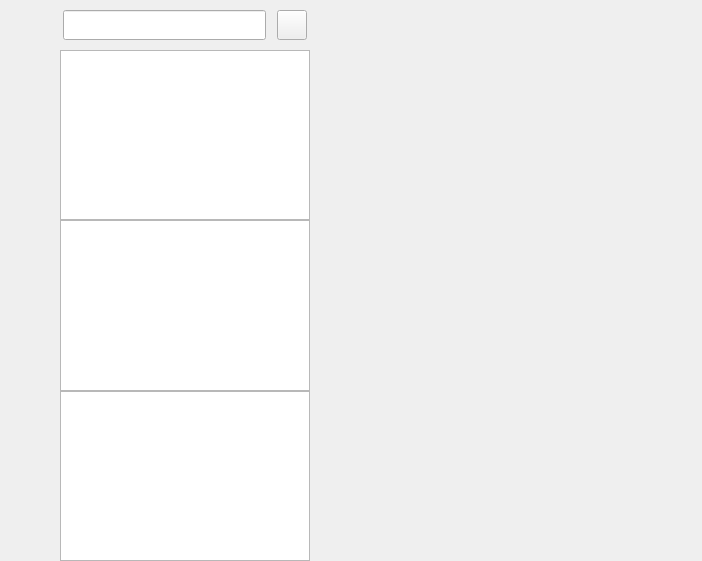
<?xml version="1.0" encoding="UTF-8"?>
<ui version="4.0">
 <class>ChatPageClass</class>
 <widget class="QWidget" name="ChatPageClass">
  <property name="geometry">
   <rect>
    <x>0</x>
    <y>0</y>
    <width>702</width>
    <height>561</height>
   </rect>
  </property>
  <property name="windowTitle">
   <string>ChatPage</string>
  </property>
  <layout class="QHBoxLayout" name="horizontalLayout">
   <property name="spacing">
    <number>0</number>
   </property>
   <property name="leftMargin">
    <number>0</number>
   </property>
   <property name="topMargin">
    <number>0</number>
   </property>
   <property name="rightMargin">
    <number>0</number>
   </property>
   <property name="bottomMargin">
    <number>0</number>
   </property>
   <item>
    <widget class="QWidget" name="side_bar" native="true">
     <property name="sizePolicy">
      <sizepolicy hsizetype="Fixed" vsizetype="Expanding">
       <horstretch>0</horstretch>
       <verstretch>0</verstretch>
      </sizepolicy>
     </property>
     <property name="minimumSize">
      <size>
       <width>60</width>
       <height>0</height>
      </size>
     </property>
     <property name="maximumSize">
      <size>
       <width>60</width>
       <height>16777215</height>
      </size>
     </property>
     <layout class="QVBoxLayout" name="verticalLayout">
      <property name="spacing">
       <number>0</number>
      </property>
      <property name="leftMargin">
       <number>0</number>
      </property>
      <property name="topMargin">
       <number>30</number>
      </property>
      <property name="rightMargin">
       <number>0</number>
      </property>
      <property name="bottomMargin">
       <number>0</number>
      </property>
      <item>
       <widget class="QWidget" name="widget" native="true">
        <layout class="QVBoxLayout" name="verticalLayout_3">
         <property name="spacing">
          <number>20</number>
         </property>
         <property name="leftMargin">
          <number>10</number>
         </property>
         <property name="topMargin">
          <number>0</number>
         </property>
         <property name="rightMargin">
          <number>0</number>
         </property>
         <property name="bottomMargin">
          <number>0</number>
         </property>
         <item>
          <widget class="QLabel" name="side_head_label">
           <property name="minimumSize">
            <size>
             <width>40</width>
             <height>40</height>
            </size>
           </property>
           <property name="maximumSize">
            <size>
             <width>40</width>
             <height>40</height>
            </size>
           </property>
           <property name="sizeIncrement">
            <size>
             <width>0</width>
             <height>0</height>
            </size>
           </property>
           <property name="text">
            <string/>
           </property>
          </widget>
         </item>
         <item>
          <widget class="StateWidget" name="side_chat_widget" native="true">
           <property name="minimumSize">
            <size>
             <width>40</width>
             <height>40</height>
            </size>
           </property>
           <property name="maximumSize">
            <size>
             <width>40</width>
             <height>40</height>
            </size>
           </property>
          </widget>
         </item>
         <item>
          <widget class="StateWidget" name="side_contact_widget" native="true">
           <property name="minimumSize">
            <size>
             <width>40</width>
             <height>40</height>
            </size>
           </property>
           <property name="maximumSize">
            <size>
             <width>40</width>
             <height>40</height>
            </size>
           </property>
          </widget>
         </item>
        </layout>
       </widget>
      </item>
      <item>
       <spacer name="verticalSpacer">
        <property name="orientation">
         <enum>Qt::Orientation::Vertical</enum>
        </property>
        <property name="sizeHint" stdset="0">
         <size>
          <width>20</width>
          <height>40</height>
         </size>
        </property>
       </spacer>
      </item>
     </layout>
    </widget>
   </item>
   <item>
    <widget class="QWidget" name="chat_user_widget" native="true">
     <property name="maximumSize">
      <size>
       <width>250</width>
       <height>16777215</height>
      </size>
     </property>
     <layout class="QVBoxLayout" name="verticalLayout_2">
      <property name="spacing">
       <number>0</number>
      </property>
      <property name="leftMargin">
       <number>0</number>
      </property>
      <property name="topMargin">
       <number>0</number>
      </property>
      <property name="rightMargin">
       <number>0</number>
      </property>
      <property name="bottomMargin">
       <number>0</number>
      </property>
      <item>
       <widget class="QWidget" name="search_widget" native="true">
        <property name="minimumSize">
         <size>
          <width>0</width>
          <height>50</height>
         </size>
        </property>
        <property name="maximumSize">
         <size>
          <width>16777215</width>
          <height>50</height>
         </size>
        </property>
        <layout class="QHBoxLayout" name="horizontalLayout_2">
         <property name="leftMargin">
          <number>3</number>
         </property>
         <property name="topMargin">
          <number>5</number>
         </property>
         <property name="rightMargin">
          <number>3</number>
         </property>
         <property name="bottomMargin">
          <number>5</number>
         </property>
         <item>
          <widget class="TruncateEdit" name="search_edit">
           <property name="minimumSize">
            <size>
             <width>0</width>
             <height>30</height>
            </size>
           </property>
           <property name="maximumSize">
            <size>
             <width>16777215</width>
             <height>30</height>
            </size>
           </property>
          </widget>
         </item>
         <item>
          <spacer name="horizontalSpacer">
           <property name="orientation">
            <enum>Qt::Orientation::Horizontal</enum>
           </property>
           <property name="sizeType">
            <enum>QSizePolicy::Policy::Fixed</enum>
           </property>
           <property name="sizeHint" stdset="0">
            <size>
             <width>5</width>
             <height>20</height>
            </size>
           </property>
          </spacer>
         </item>
         <item>
          <widget class="ClickedButton" name="add_button">
           <property name="minimumSize">
            <size>
             <width>30</width>
             <height>30</height>
            </size>
           </property>
           <property name="maximumSize">
            <size>
             <width>30</width>
             <height>30</height>
            </size>
           </property>
           <property name="text">
            <string/>
           </property>
          </widget>
         </item>
        </layout>
       </widget>
      </item>
      <item>
       <widget class="ChatUserList" name="chat_users_list"/>
      </item>
      <item>
       <widget class="SearchList" name="search_list"/>
      </item>
      <item>
       <widget class="ContactUserList" name="con_user_list"/>
      </item>
     </layout>
    </widget>
   </item>
   <item>
    <widget class="QStackedWidget" name="stackedWidget">
     <property name="currentIndex">
      <number>0</number>
     </property>
     <widget class="ApplyFriendPage" name="friend_apply_page"/>
     <widget class="InterChatPage" name="chat_page">
      <layout class="QVBoxLayout" name="verticalLayout_6"/>
     </widget>
     <widget class="QWidget" name="friend_info_page"/>
    </widget>
   </item>
  </layout>
 </widget>
 <layoutdefault spacing="6" margin="11"/>
 <customwidgets>
  <customwidget>
   <class>ClickedButton</class>
   <extends>QPushButton</extends>
   <header location="global">ClickedButton.h</header>
  </customwidget>
  <customwidget>
   <class>TruncateEdit</class>
   <extends>QLineEdit</extends>
   <header location="global">TruncateEdit.h</header>
  </customwidget>
  <customwidget>
   <class>ChatUserList</class>
   <extends>QListWidget</extends>
   <header location="global">ChatUserList.h</header>
  </customwidget>
  <customwidget>
   <class>InterChatPage</class>
   <extends>QWidget</extends>
   <header>interchatpage.h</header>
   <container>1</container>
  </customwidget>
  <customwidget>
   <class>StateWidget</class>
   <extends>QWidget</extends>
   <header location="global">StateWidget.h</header>
   <container>1</container>
  </customwidget>
  <customwidget>
   <class>SearchList</class>
   <extends>QListWidget</extends>
   <header>SearchList.h</header>
  </customwidget>
  <customwidget>
   <class>ContactUserList</class>
   <extends>QListWidget</extends>
   <header location="global">ContactUserList.h</header>
  </customwidget>
  <customwidget>
   <class>ApplyFriendPage</class>
   <extends>QWidget</extends>
   <header>ApplyFriendPage.h</header>
   <container>1</container>
  </customwidget>
 </customwidgets>
 <resources>
  <include location="rc.qrc"/>
 </resources>
 <connections/>
</ui>
